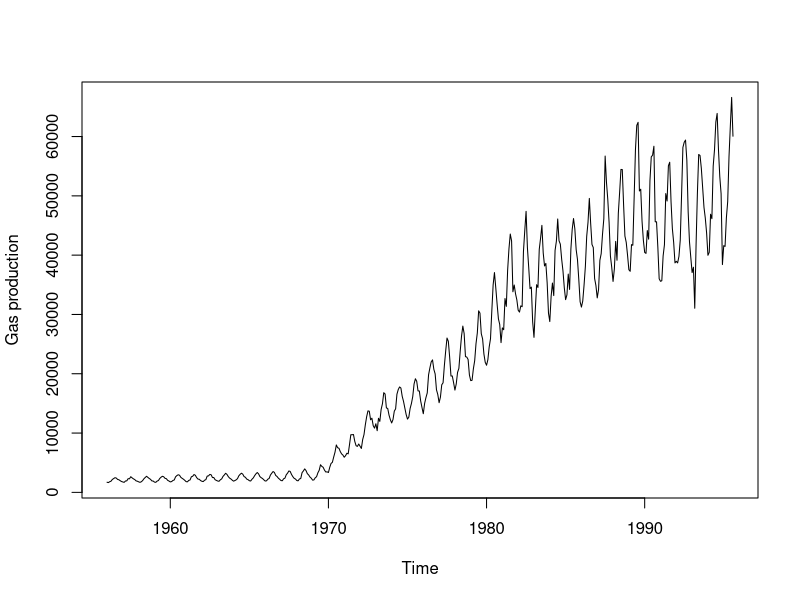
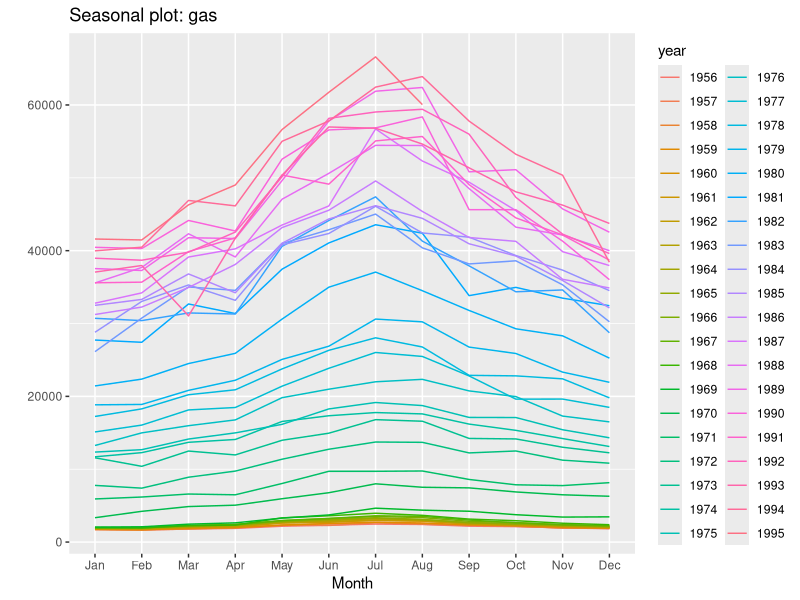
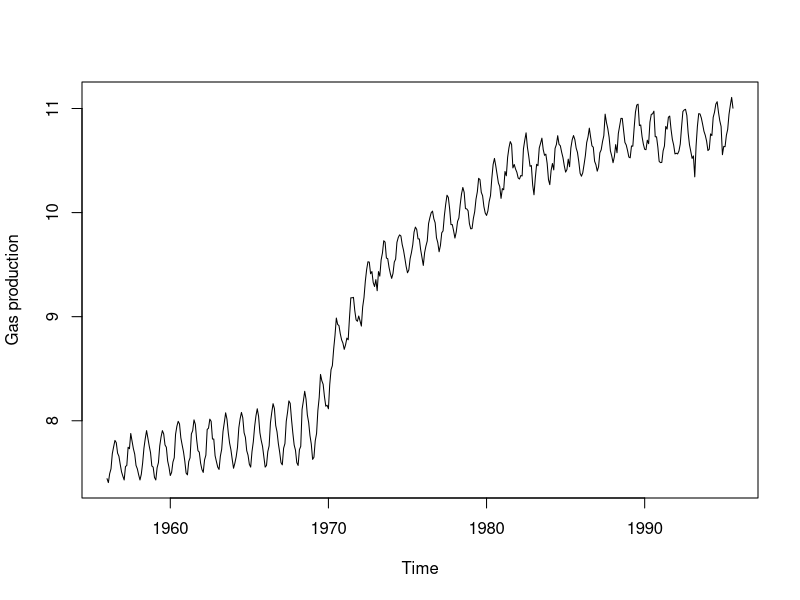
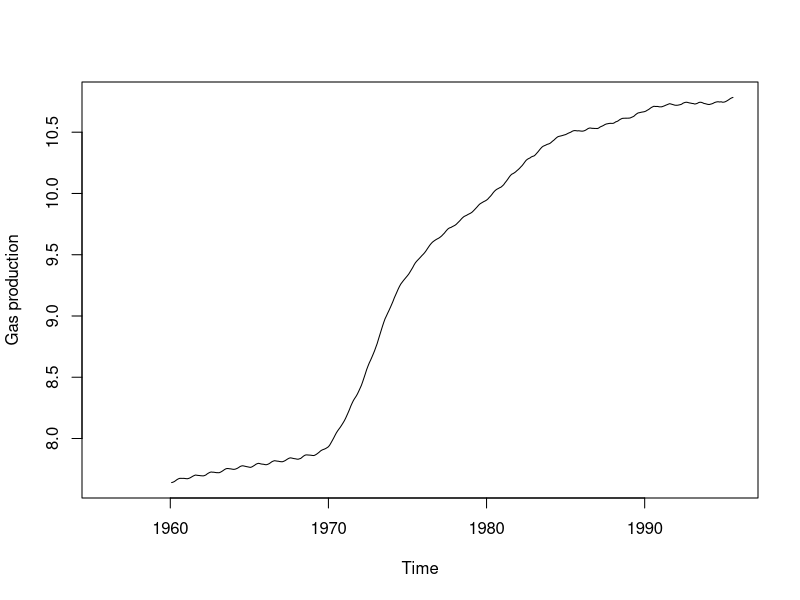
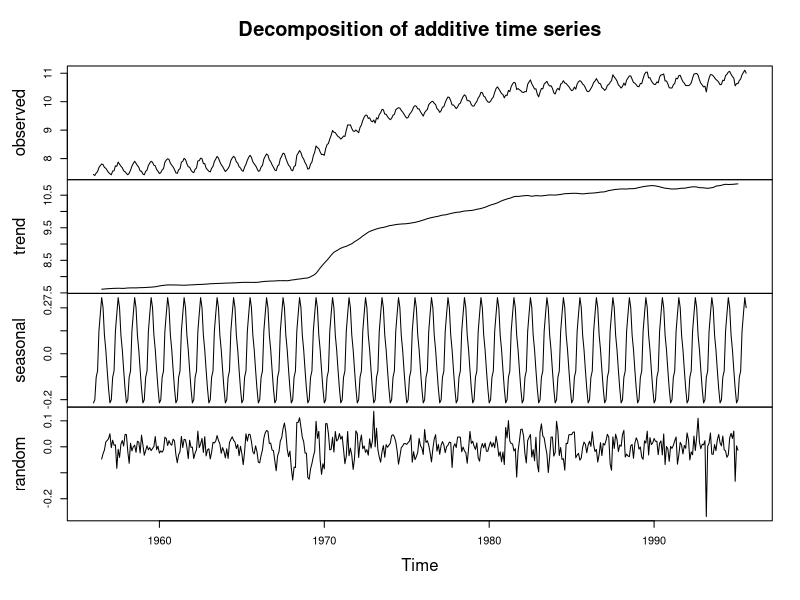
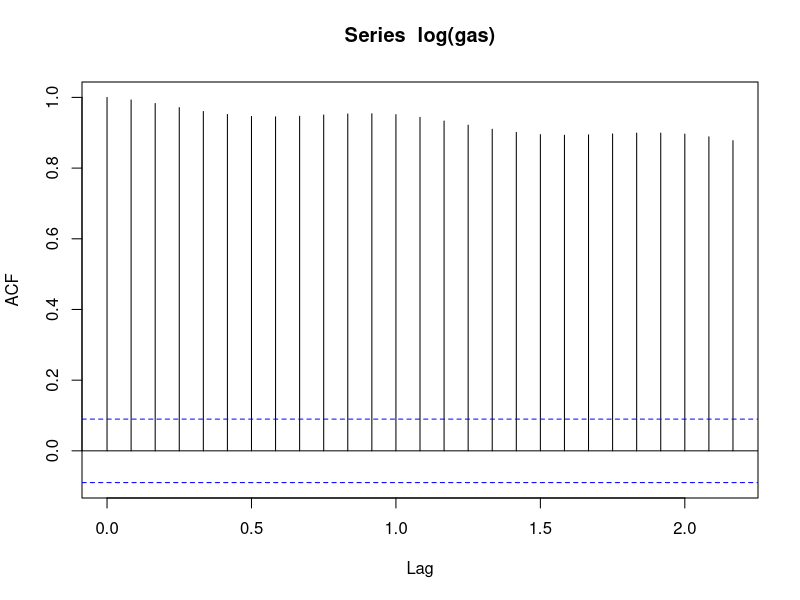
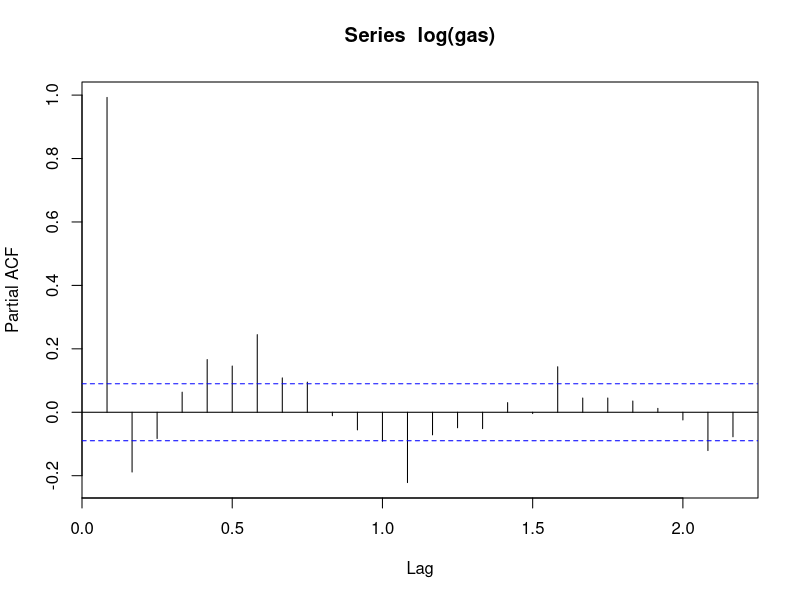
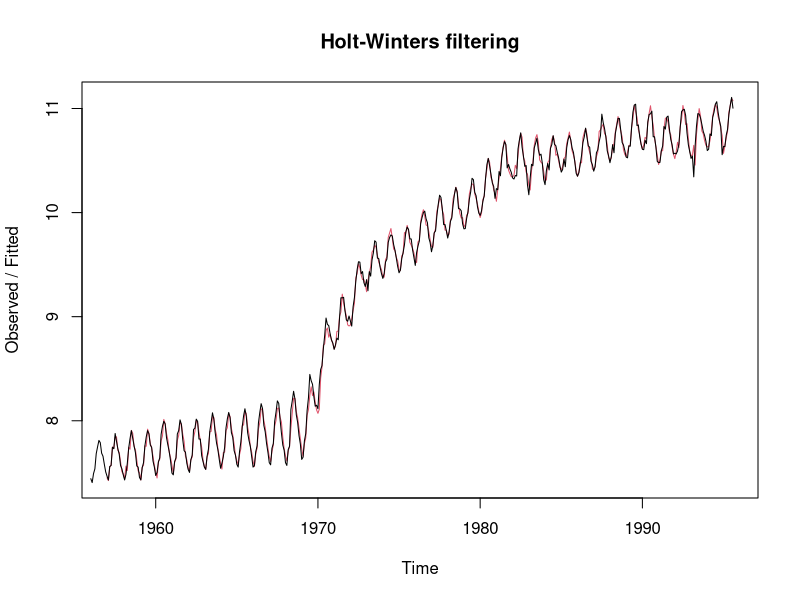

Reproduce these figures in R, in order.
## ---- chunk 1
library(forecast)
library(TTR)
library(tseries)
## ---- chunk 2
data(gas, package='forecast')
## ---- chunk 3
head(gas)
## ---- chunk 4
summary(gas)
## ---- chunk 5
plot.ts(gas, xlab="Time", ylab="Gas production")
## ---- chunk 6
ggseasonplot(gas)
## ---- chunk 7
plot.ts(log(gas), xlab="Time", ylab="Gas production")
## ---- chunk 8
plot.ts(SMA(log(gas), n = 50), xlab="Time", ylab="Gas production")
## ---- chunk 9
plot(decompose(log(gas)))
## ---- chunk 10
acf(log(gas))
## ---- chunk 11
pacf(log(gas))
## ---- chunk 12
hw1 <- HoltWinters(log(gas))
hw1
## ---- chunk 13
plot(hw1)
## ---- chunk 14
hw2 <- forecast:::forecast.HoltWinters(hw1, h = 50)
plot(hw2)
## ---- chunk 15
adf.test(log(gas))
## ---- chunk 16
plot(diff(log(gas)))
## ---- chunk 17
plot(diff(diff(log(gas))))
## ---- chunk 18
fit <- auto.arima(log(gas), stationary = FALSE)
autoplot(forecast(fit, level = c(95), h = 50))
## ---- chunk 19
acf(fit$residuals)
## ---- chunk 20
Box.test(fit$residuals, type="Ljung-Box")
## ---- chunk 21
checkresiduals(fit, test=FALSE)
